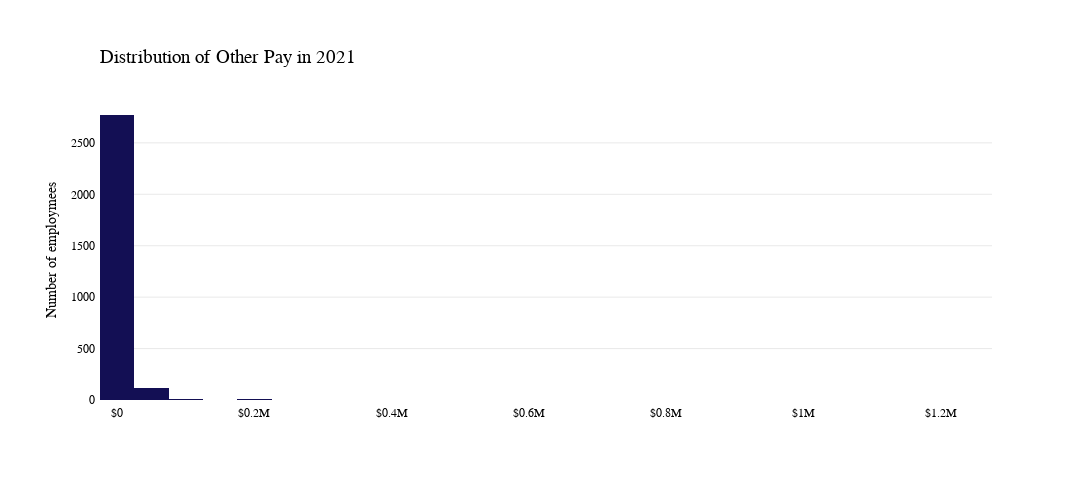

Notebook source saved alongside this figure:
### Code cell
import plotly.express as px
# change the color of bars to #0055aa

# fig.update_traces(marker_color='#0055aa')


# make the background transparent in white
fig.update_layout(plot_bgcolor='rgba(0,0,0,0)')
fig = px.histogram(df, x="OTHER", nbins=50, title='<b>Distribution of Other Pay</b>', color_discrete_sequence=['#130F54'])
fig.update_layout(font_family="GT America Bold")
# change the frount of thing other than title to GT-America-Standard-regular
fig.update_xaxes(showgrid=False, gridwidth=0.5, gridcolor='LightGray')
# add the kde line

# remove the x and y labels
fig.update_xaxes(title_text='')
fig.update_yaxes(title_text='')


fig.update_layout(font=dict(family="GT America"))

# exchange the x aix and y axis
fig.update_xaxes(side="bottom")
fig.update_yaxes(side="left")

fig.update_yaxes(title_text='Number of employmees')
fig.update_yaxes(showgrid=True, gridwidth=0.5, gridcolor='LightGray')

# Font & other aesthetic stuff
fig.update_layout(
    plot_bgcolor='rgba(0,0,0,0)',
    font_family="GT America",
    font_color="black",
    xaxis_title=None,
    xaxis_tickprefix = '$',
    height=500,
    width=1100,
    margin=dict(
        l=100,
        r=100,
        b=100,
        t=100,
        pad=4
    )
    
)

# Customize title
fig.update_layout(
    title=go.layout.Title(
        text="Distribution of Other Pay in 2021",
        xref="paper",
        x=0,
        y=0.9,
        font_family="GT America Bold",
        font_size=19
    )
)


fig.show()

### Figure 1 — Plotly figure (JSON) as saved in the notebook; plotly's stock layout.template omitted (floating-point values rounded to 4 significant figures; data arrays with more than 128 entries replaced by an {"elided": "..."} marker saying what was removed)
{"data": [{"alignmentgroup": "True", "bingroup": "x", "hovertemplate": "OTHER=%{x}<br>count=%{y}<extra></extra>", "legendgroup": "", "marker": {"color": "#130F54", "pattern": {"shape": ""}}, "name": "", "nbinsx": 50, "offsetgroup": "", "orientation": "v", "showlegend": false, "type": "histogram", "x": {"elided": "3081 float values"}, "xaxis": "x", "yaxis": "y"}], "layout": {"barmode": "relative", "font": {"color": "black", "family": "GT America"}, "height": 500, "legend": {"tracegroupgap": 0}, "margin": {"b": 100, "l": 100, "pad": 4, "r": 100, "t": 100}, "plot_bgcolor": "rgba(0,0,0,0)", "title": {"font": {"family": "GT America Bold", "size": 19}, "text": "Distribution of Other Pay in 2021", "x": 0, "xref": "paper", "y": 0.9}, "width": 1100, "xaxis": {"anchor": "y", "domain": [0, 1], "gridcolor": "LightGray", "gridwidth": 0.5, "showgrid": false, "side": "bottom", "tickprefix": "$", "title": {}}, "yaxis": {"anchor": "x", "domain": [0, 1], "gridcolor": "LightGray", "gridwidth": 0.5, "showgrid": true, "side": "left", "title": {"text": "Number of employmees"}}}}
